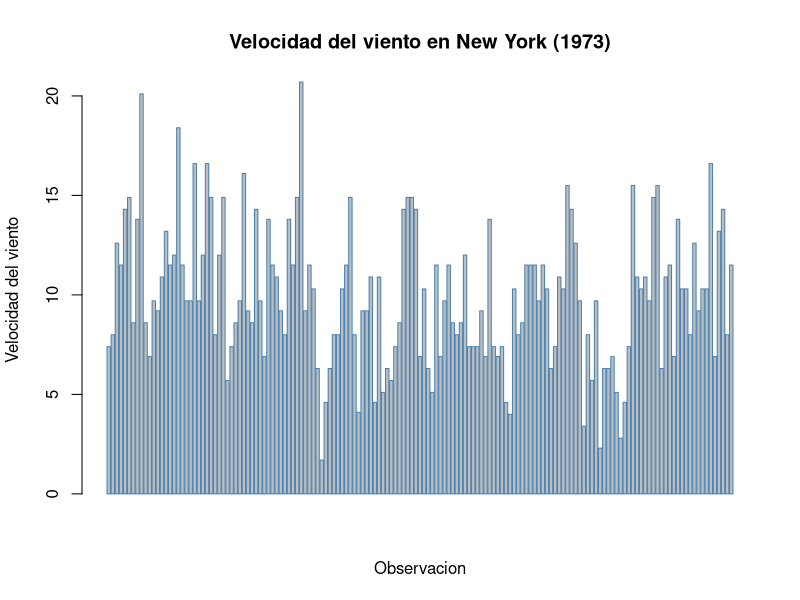
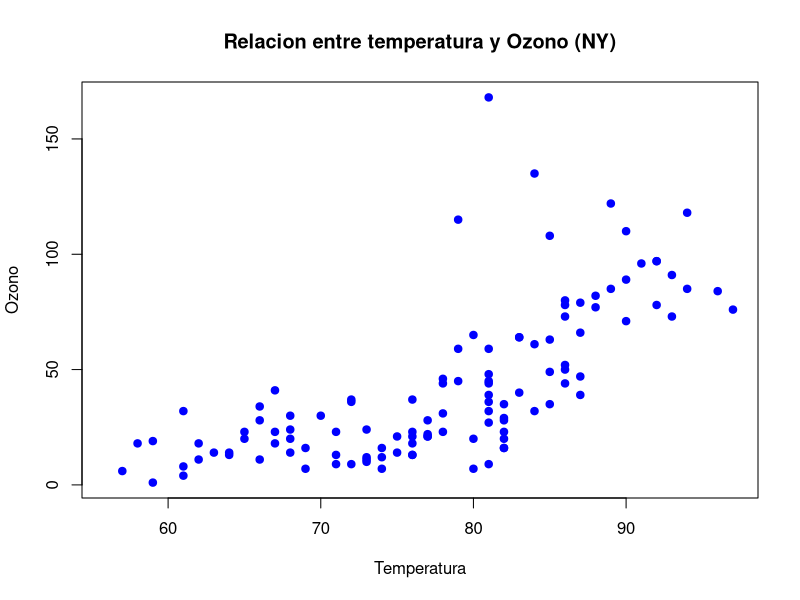
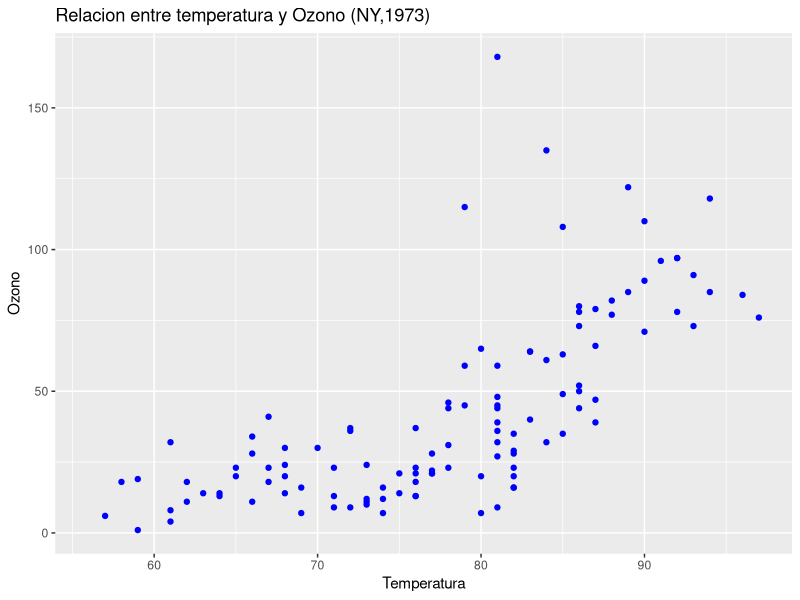
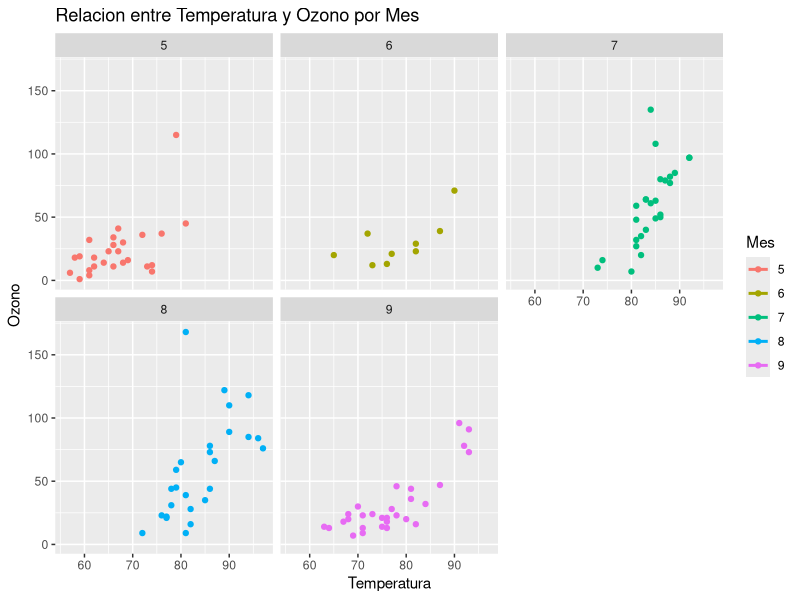

Write the R code that produced these figures, in order.
# ==============================================================================
# UNIVERSIDAD DE COSTA RICA  -  ESCUELA DE ESTADISTICA
# XS-0129  PROGRAMACION PARA ESTADISTICA I
# ------------------------------------------------------------------------------
# PRACTICA SEMANA 11: CONSTRUCCION DE GRAFICOS CON R
# MODALIDAD: TRABAJO COLABORATIVO EN GIT / GITHUB
# Valor: 1% adicional sobre nota de curso
# Fecha entrega máxima: martes 26/05/2026
# Entrega esperada: documento PDF con enlace a repositorio
# ==============================================================================
#
# Esta practica se realiza EN PAREJAS o EN GRUPOS DE TRES personas.
# El grupo entrega un UNICO archivo .R, pero administrado de forma colaborativa
# en un repositorio de GitHub. Cada integrante DEBE aportar al menos un ejercicio
# con sus propios commits, de modo que el historial demuestre la participacion
# individual de cada quien.
#
# ------------------------------------------------------------------------------
# DATOS DEL GRUPO
# ------------------------------------------------------------------------------
# Integrante A: Keylin Francinni Cervantes Mata   Carne: C4E080  GitHub: Cervantes-gif
# Integrante B: Esteban Vargas Rodriguez  Carne: C5K725  GitHub: stebanvr
# Integrante C: ______________________  Carne: __________  GitHub: ____________
#               (deje en blanco si el grupo es de dos personas)
#
# ------------------------------------------------------------------------------
# OBJETIVOS DE APRENDIZAJE
# ------------------------------------------------------------------------------
#   1. Construir e interpretar graficos con el paquete base de R.
#   2. Aplicar la gramatica de graficos del paquete ggplot2 por capas.
#   3. Representar informacion geografica mediante mapas en R.
#   4. INVESTIGAR de forma autonoma otras librerias de visualizacion de R,
#      documentarlas y compararlas con las herramientas vistas en clase.
#   5. Utilizar Git y GitHub para versionar y desarrollar codigo de forma
#      COLABORATIVA (clonar, ramas, commits, pull requests y fusiones).
#
# ==============================================================================
# INSTRUCCIONES GENERALES
# ==============================================================================
#   - Trabajen DENTRO de este mismo archivo .R. Escriban su codigo debajo de
#     cada enunciado, en las lineas marcadas con ">>> ESCRIBA SU CODIGO AQUI".
#   - NO borren los enunciados (lineas que inician con #). Forman parte de la
#     entrega y permiten evaluar la practica.
#   - Cuando se pida COMENTAR o INTERPRETAR, escriban la respuesta como
#     comentario (#) justo debajo del codigo correspondiente.
#   - El archivo debe ejecutarse SIN ERRORES de principio a fin. Verifiquenlo
#     con source() o Ctrl+Shift+Enter (RStudio) antes de la entrega final.
#   - Cada ejercicio indica su INTEGRANTE RESPONSABLE entre corchetes, por
#     ejemplo  [Responsable: Integrante B]. Esa persona debe escribir el codigo
#     y subirlo con SUS PROPIOS commits (ver Parte 5).
#   - Esta practica vale 100 puntos. La distribucion aparece en cada parte.
#   - Todos los ejercicios deben estar completos y no debe haber commits 
#     luego de las 11:59 de hoy 26/05/2026
#
# ------------------------------------------------------------------------------
# REPARTO DE EJERCICIOS ENTRE INTEGRANTES
# ------------------------------------------------------------------------------
#   Integrante A : Ej 1.1, Ej 1.4, Ej 2.1, Ej 2.4, Ej 3.2  + redacta el README
#   Integrante B : Ej 1.2, Ej 1.5, Ej 2.2, Ej 2.5, Ej 3.3  + Ficha 4.2
#   Integrante C : Ej 1.3, Ej 1.6, Ej 2.3, Ej 3.1, Ej 4.4
#   TODO EL GRUPO: Parte 0, Ej 4.1 (eleccion de libreria) y Ej 4.3 (ejemplo).
#
#   * SI EL GRUPO ES DE DOS PERSONAS: no existe Integrante C. Repartan sus
#     ejercicios de forma equitativa entre A y B y ANOTEN aqui como quedaron:
#     Ej 1.3 -> B  Ej 1.6 -> B  Ej 2.3 -> A   Ej 3.1 -> A
#     Ej 4.4 -> A
#
#   El reparto busca que cada persona practique graficos base, ggplot2 y mapas.
#   Esta permitido AYUDARSE entre integrantes, pero cada quien debe SUBIR con
#   sus propios commits los ejercicios de los que es responsable.
#
# ------------------------------------------------------------------------------
# CONJUNTOS DE DATOS
# ------------------------------------------------------------------------------
#   Se trabajara con datasets incluidos en la instalacion base de R, por lo que
#   NO se requiere descargar archivos. Exploren su documentacion con help():
#       help("airquality")   # calidad del aire (Nueva York, 1973)
#       help("mtcars")       # caracteristicas de 32 automoviles
#       help("iris")         # medidas de tres especies de flores
#       help("ToothGrowth")  # crecimiento dental en conejillos de indias
# ==============================================================================


# ==============================================================================
# PARTE 0 - PREPARACION DEL ENTORNO  (5 puntos)   [Responsable: TODO EL GRUPO]
# ==============================================================================
#
# 0.1  Limpien el entorno de trabajo y carguen los datos que utilizaran.
#      Verifiquen la estructura y un resumen de cada conjunto de datos.

rm(list = ls())          # limpia el entorno
data("airquality")
data("mtcars")
data("iris")
data("ToothGrowth")

# >>> ESCRIBA SU CODIGO AQUI: use str() y summary() sobre airquality y mtcars.

str(airquality)
summary(airquality)

str(mtcars)
summary(mtcars)

# 0.2  En un comentario, indiquen cuantas observaciones y cuantas variables
#      tiene 'airquality' y mencionen si contiene valores faltantes (NA).

nrow(airquality)
ncol(airquality)

sum(is.na(airquality))

#
# Respuesta 0.2: Airquality tiene 153 observaciones y 6 variales. Si contiene valores
# faltantes en total 44 variables NA


# ==============================================================================
# PARTE 1 - GRAFICOS BASE DE R  (25 puntos)
# ==============================================================================
# Recuerden los argumentos comunes de las funciones graficas base:
#   main  = titulo        xlab / ylab = etiquetas de ejes
#   col   = color         xlim / ylim = limites de los ejes
#   pch   = tipo de punto border = color del borde
# ------------------------------------------------------------------------------

# ------------------------------------------------------------------------------
# Ejercicio 1.1  GRAFICO DE BARRAS  (4 pts)        [Responsable: Integrante A]
# ------------------------------------------------------------------------------
# Construya un grafico de barras VERTICAL de la variable airquality$Wind.
# Asignele un titulo, una etiqueta de eje y un color de su eleccion.

# >>> ESCRIBA SU CODIGO AQUI:

#Ejercicio 1.1- Grafico de barras vertical de airquality$Wind

barplot(airquality$Wind,
        main = "Velocidad del viento en New York (1973)",
        xlab = "Observacion",
        ylab = "Velocidad del viento",
        border = "steelblue")


#Interpretacion Cervantes:  El grafico muestra la velocidad del viento registrada en los 153 dias. La ,ayoria de las observaciones se encuentran entre 7 y 15 mph. 
#Se observan algunos picos maximos que superan los 20 mph y muy pocos dias con viento cerca de 0 mph.



# ------------------------------------------------------------------------------
# Ejercicio 1.2  HISTOGRAMA  (4 pts)               [Responsable: Integrante B]
# ------------------------------------------------------------------------------
# Construya un histograma de airquality$Ozone. Modifique el argumento 'breaks'
# para obtener al menos dos versiones (por ejemplo breaks = 5 y breaks = 15).
# COMENTE como cambia la interpretacion al variar el numero de clases.

# >>> ESCRIBA SU CODIGO AQUI:



# Comentario 1.2: ______________________________________________________________



# ------------------------------------------------------------------------------
# Ejercicio 1.3  DIAGRAMA DE CAJAS  (4 pts)        [Responsable: Integrante C]
# ------------------------------------------------------------------------------
# Construya un diagrama de cajas de airquality$Temp SEGUN el mes (Temp ~ Month).
# Pista: use la formula  boxplot(Temp ~ Month, data = airquality, ...).
# Interprete: en que mes se observa la mayor temperatura mediana.

# >>> ESCRIBA SU CODIGO AQUI:



# Comentario 1.3: ______________________________________________________________



# ------------------------------------------------------------------------------
# Ejercicio 1.4  DIAGRAMA DE DISPERSION  (4 pts)   [Responsable: Integrante A]
# ------------------------------------------------------------------------------
# Construya un grafico de dispersion entre airquality$Temp (eje X) y
# airquality$Ozone (eje Y). Use pch = 19 y describa la relacion observada.

# >>> ESCRIBA SU CODIGO AQUI:

#Ejercicio 1.4

plot(airquality$Temp,
     airquality$Ozone,
     main = "Relacion entre temperatura y Ozono (NY)",
     xlab = "Temperatura",
     ylab = "Ozono",
     pch = 19,
     col = "blue")


# Comentario 1.4: Se observa una relacion positiva entre la temperatura y el nivel de ozono, a mayor
# temperatura, tiende a mayor concentracion de ozono. La relacion no es perfectamente lineal pero si hay una
# tendencia clara de aumento 


# ------------------------------------------------------------------------------
# Ejercicio 1.5  GRAFICO DE PIE  (4 pts)           [Responsable: Integrante B]
# ------------------------------------------------------------------------------
# A partir de mtcars, cuente cuantos automoviles tienen 4, 6 y 8 cilindros
# (variable 'cyl') y represente esa distribucion en un grafico de pie.
# Agregue al grafico el PORCENTAJE correspondiente a cada categoria.
# Pista: table(mtcars$cyl) y construya las etiquetas con paste0() y round().

# >>> ESCRIBA SU CODIGO AQUI:



# ------------------------------------------------------------------------------
# Ejercicio 1.6  MULTIPLES GRAFICOS Y EXPORTACION  (5 pts)  [Resp.: Integrante C]
# ------------------------------------------------------------------------------
# a) Use par(mfrow = c(1, 2)) para colocar DOS graficos base de su eleccion
#    lado a lado. Restablezca el panel con par(mfrow = c(1, 1)) al terminar.
# b) Exporte uno de sus graficos a un archivo PNG usando png() ... dev.off().
#    IMPORTANTE: agregue ese .png al .gitignore (vea la Parte 5) para NO
#    versionar imagenes generadas automaticamente.

# >>> ESCRIBA SU CODIGO AQUI:



# ==============================================================================
# PARTE 2 - GRAFICOS CON ggplot2  (20 puntos)
# ==============================================================================
# Recuerden la estructura por CAPAS de la gramatica de graficos:
#   ggplot(datos, aes(...)) +   # datos + mapeo estetico
#       geom_*()            +   # geometria (puntos, barras, lineas...)
#       scale_*()           +   # escalas (colores, ejes)
#       facet_*()           +   # paneles por subconjuntos
#       labs()              +   # titulos y etiquetas
#       theme_*()               # apariencia general
# ------------------------------------------------------------------------------

# 2.0  Instalen (si es necesario) y carguen el paquete.
# install.packages("ggplot2")   # descomente solo si aun no lo tiene instalado
library(ggplot2)

# ------------------------------------------------------------------------------
# Ejercicio 2.1  PRIMER GRAFICO ggplot2  (4 pts)   [Responsable: Integrante A]
# ------------------------------------------------------------------------------
# Reproduzca el diagrama de dispersion del Ejercicio 1.4 (Temp vs Ozone) pero
# ahora con ggplot2 y geom_point().

# >>> ESCRIBA SU CODIGO AQUI:

ggplot(airquality,
       aes(x = Temp, y = Ozone)) +
  geom_point(color = "blue", 
             pch = 19) +
  labs(title = "Relacion entre temperatura y Ozono (NY,1973)",
       x = "Temperatura",
       y = "Ozono")




# ------------------------------------------------------------------------------
# Ejercicio 2.2  MAPEO ESTETICO  (4 pts)           [Responsable: Integrante B]
# ------------------------------------------------------------------------------
# Al grafico anterior, agregue dentro de aes() el COLOR del punto segun el mes.
# Pista: como 'Month' es numerica, conviertala con factor(Month).
# COMENTE que aporta esta tercera variable a la lectura del grafico.

# >>> ESCRIBA SU CODIGO AQUI:



# Comentario 2.2: ______________________________________________________________



# ------------------------------------------------------------------------------
# Ejercicio 2.3  GEOMETRIAS ADICIONALES Y FACETAS  (4 pts)  [Resp.: Integrante A]
# ------------------------------------------------------------------------------
# Sobre el grafico del 2.2, agregue:
#   - una capa geom_smooth(method = "lm") para mostrar la tendencia lineal;
#   - un facet_wrap(~ Month) para separar un panel por mes.

# >>> ESCRIBA SU CODIGO AQUI:

ggplot(airquality, aes(x= Temp,
                       y= Ozone,
                       color = factor(Month))) +
  geom_point(pch = 19) +
  geom_smooth(method = "Im", se= FALSE) + # el method Im dibuja una linea de tendencia lineal sobre los puntos 
  facet_wrap(~ Month) + # lo que haces es que separa los meses en 5 partes de mayo a septiembre
  labs(title = "Relacion entre Temperatura y Ozono por Mes",
       x = "Temperatura",
       y = "Ozono",
       color = "Mes")



# ------------------------------------------------------------------------------
# Ejercicio 2.4  GRAFICO DE BARRAS CON ggplot2  (4 pts)  [Resp.: Integrante A]
# ------------------------------------------------------------------------------
# Con el dataset 'iris', construya un grafico de barras que muestre el promedio
# de Sepal.Length por especie (Species). Use stat = "summary", fun = "mean".

# >>> ESCRIBA SU CODIGO AQUI:



# ------------------------------------------------------------------------------
# Ejercicio 2.5  PERSONALIZACION COMPLETA  (4 pts) [Responsable: Integrante B]
# ------------------------------------------------------------------------------
# Tome cualquiera de los graficos anteriores y combine TODAS las capas:
# labs() con titulo, subtitulo, etiquetas de ejes y fuente; un scale_*() para
# personalizar colores; y un theme_*() distinto al predeterminado.

# >>> ESCRIBA SU CODIGO AQUI:



# ==============================================================================
# PARTE 3 - GRAFICOS CON MAPAS  (15 puntos)
# ==============================================================================
# 3.0  Instalen (si es necesario) y carguen el paquete 'maps'.
# install.packages("maps", dep = TRUE)   # descomente si aun no lo tiene
library(maps)

# ------------------------------------------------------------------------------
# Ejercicio 3.1  MAPA BASE  (5 pts)                [Responsable: Integrante C]
# ------------------------------------------------------------------------------
# Dibuje el mapa del mundo con map(database = "world").
# Luego dibuje UNICAMENTE el mapa de un pais a su eleccion.
# Pista: map("world", regions = "Costa Rica", fill = TRUE, col = "lightgreen").

# >>> ESCRIBA SU CODIGO AQUI:



# ------------------------------------------------------------------------------
# Ejercicio 3.2  MAPA POLIGONAL CON ggplot2  (5 pts)  [Resp.: Integrante A]
# ------------------------------------------------------------------------------
# Use map_data() para obtener el contorno de un pais o region y dibujelo con
# ggplot2 + geom_polygon(). Aplique coord_quickmap() para corregir la escala.
# Pista:
#   region <- map_data("world", region = "Costa Rica")
#   ggplot(region, aes(long, lat, group = group)) +
#       geom_polygon(...) + coord_quickmap()

# >>> ESCRIBA SU CODIGO AQUI:



# ------------------------------------------------------------------------------
# Ejercicio 3.3  AGREGAR PUNTOS AL MAPA  (5 pts)   [Responsable: Integrante B]
# ------------------------------------------------------------------------------
# Sobre el mapa anterior, agregue uno o varios puntos con coordenadas conocidas
# (por ejemplo, la ciudad donde vive cada integrante del grupo). Use geom_point()
# y, opcionalmente, geom_text() o annotate() para etiquetar el punto.
# Pista: San Jose, Costa Rica  ->  long = -84.09, lat = 9.93

# >>> ESCRIBA SU CODIGO AQUI:



# ==============================================================================
# PARTE 4 - INVESTIGACION: OTRAS LIBRERIAS DE GRAFICOS EN R  (20 puntos)
# ==============================================================================
#
# El ecosistema de R ofrece MUCHAS librerias de visualizacion mas alla del
# paquete base, ggplot2 y maps. En esta parte el grupo debera INVESTIGAR de
# forma autonoma y aplicar una de ellas.
#
# ------------------------------------------------------------------------------
# 4.1  SELECCION DE LA LIBRERIA  (2 pts)           [Responsable: TODO EL GRUPO]
# ------------------------------------------------------------------------------
# Elijan UNA libreria de la siguiente lista (o propongan otra y consultenla con
# la persona docente). Anoten su eleccion en el comentario indicado.
#
#   GRAFICOS INTERACTIVOS
#     - plotly        : convierte graficos en interactivos (zoom, hover).
#     - highcharter   : graficos interactivos basados en Highcharts.
#     - dygraphs      : series de tiempo interactivas.
#
#   EXTENSIONES DE ggplot2
#     - ggridges      : graficos de densidad superpuestos ("joyplots").
#     - gganimate     : animaciones a partir de graficos ggplot2.
#     - patchwork     : combina varios graficos ggplot2 en un mismo panel.
#     - ggpubr        : graficos con apariencia "lista para publicar".
#     - ggthemes      : temas y paletas adicionales para ggplot2.
#
#   MAPAS INTERACTIVOS
#     - leaflet       : mapas interactivos con marcadores y capas.
#     - tmap          : mapas tematicos (modo estatico e interactivo).
#
#   GRAFICOS ESPECIALIZADOS
#     - corrplot      : visualizacion de matrices de correlacion.
#     - treemap       : mapas de arbol (treemaps) jerarquicos.
#     - GGally        : matrices de graficos y graficos de pares.
#     - wordcloud     : nubes de palabras.
#     - lattice       : sistema de graficos alternativo (graficos en celosia).
#
# Libreria elegida: ____________________________________________________________
# Justifiquen en una o dos lineas por que la eligieron:
#   ___________________________________________________________________________
#
# ------------------------------------------------------------------------------
# 4.2  FICHA DE DOCUMENTACION  (6 pts)             [Responsable: Integrante B]
# ------------------------------------------------------------------------------
# Investiguen en la documentacion oficial (CRAN, viñetas, sitio del paquete) y
# COMPLETEN la siguiente ficha como comentarios. Indiquen las fuentes.
#
#   a) Nombre del paquete y autor(es) principales:
#      _________________________________________________________________________
#   b) Para que tipo de visualizaciones se utiliza:
#      _________________________________________________________________________
#   c) Funcion(es) principal(es) del paquete y que hace cada una:
#      _________________________________________________________________________
#   d) Una ventaja y una limitacion frente al paquete base o ggplot2:
#      Ventaja:    ______________________________________________________________
#      Limitacion: ______________________________________________________________
#   e) Fuentes consultadas (al menos dos, con su enlace):
#      1) _______________________________________________________________________
#      2) _______________________________________________________________________
#
# ------------------------------------------------------------------------------
# 4.3  EJEMPLO APLICADO  (8 pts)                   [Responsable: TODO EL GRUPO]
# ------------------------------------------------------------------------------
# Instalen y carguen la libreria elegida. Luego construyan UN grafico funcional
# con alguno de los datasets de esta practica (airquality, mtcars, iris o
# ToothGrowth). El grafico debe tener titulo y etiquetas de ejes claras.
# Documenten cada paso con comentarios.
#
# SUGERENCIA DE COLABORACION: este ejercicio es del grupo completo. Trabajenlo
# en una rama compartida (por ejemplo 'feature/parte4') y resuelvan en conjunto
# cualquier conflicto de fusion que aparezca.

# install.packages("__________")   # escriba aqui el nombre de su libreria
# library(__________)

# >>> ESCRIBA SU CODIGO AQUI:



# ------------------------------------------------------------------------------
# 4.4  COMPARACION Y REFLEXION  (4 pts)            [Responsable: Integrante C]
# ------------------------------------------------------------------------------
# Reproduzca un grafico EQUIVALENTE o lo mas parecido posible al del punto 4.3
# usando el paquete base o ggplot2. Luego responda en comentarios:
#
#   a) Que diferencias noto en la cantidad y claridad del codigo:
#      _________________________________________________________________________
#   b) En que situacion recomendaria usar la libreria investigada y en cual
#      preferiria el paquete base o ggplot2:
#      _________________________________________________________________________

# >>> ESCRIBA AQUI EL GRAFICO EQUIVALENTE CON BASE O ggplot2:



# ==============================================================================
# PARTE 5 - TRABAJO COLABORATIVO CON GIT Y GITHUB  (15 puntos)
# ==============================================================================
#
# Esta parte NO se "programa" en R: se EVIDENCIA en el repositorio de GitHub del
# grupo. Sigan el flujo de trabajo descrito abajo. Todos los comandos de Git se
# escriben en la TERMINAL del sistema (no en la consola de R), o pueden usar el
# panel Git de RStudio / GitHub Desktop si lo prefieren.
#
# ------------------------------------------------------------------------------
# 5.1  CREACION Y CONFIGURACION DEL REPOSITORIO  (4 pts)
# ------------------------------------------------------------------------------
# a) UNA sola persona del grupo crea en GitHub un repositorio llamado:
#       XS0129-P11-Apellido1-Apellido2
#    Configurelo como público e inicialicelo con un archivo README.md.
#
# b) Esa persona agrega como COLABORADORES (Settings > Collaborators) a:
#       - cada integrante del grupo (con su usuario de GitHub), y
#       - el usuario de la persona docente:  __________________ (a indicar).
#
# c) Cada integrante CLONA el repositorio en su computadora:
#       git clone https://github.com/usuario/XS0129-P11-Apellido1-Apellido2.git
#
# d) Coloquen este archivo .R dentro del repositorio y configuren su identidad
#    (la primera vez en cada computadora):
#       git config --global user.name  "Nombre Apellido"
#       git config --global user.email "correo@ucr.ac.cr"
#
# ------------------------------------------------------------------------------
# 5.2  ARCHIVOS DEL REPOSITORIO  (3 pts)
# ------------------------------------------------------------------------------
# El repositorio debe contener al menos:
#   - Practica_Semana_11_-_Graficos_en_R.R   (este archivo)
#   - README.md   : redactado por el Integrante A. Debe incluir el nombre del
#                   curso, los integrantes del grupo y una breve descripcion.
#   - .gitignore  : debe ignorar archivos generados (por ejemplo *.png del
#                   Ejercicio 1.6, la carpeta .Rproj.user/ y el archivo .Rhistory).
#
#   Contenido sugerido para .gitignore:
#       .Rhistory
#       .RData
#       .Rproj.user/
#       *.png
#
# ------------------------------------------------------------------------------
# 5.3  FLUJO DE TRABAJO POR RAMAS Y COMMITS  (5 pts)
# ------------------------------------------------------------------------------
# Cada integrante trabaja sus ejercicios asignados en SU PROPIA RAMA y luego
# los integra mediante un Pull Request. Pasos para cada integrante:
#
#   1) Actualizar la rama principal y crear la rama personal:
#        git checkout main
#        git pull origin main
#        git checkout -b parte-integranteA      # use su letra: A, B o C
#
#   2) Escribir el codigo de SUS ejercicios en este archivo y guardarlo.
#
#   3) Registrar el avance con commits. Haga UN COMMIT POR EJERCICIO, usando
#      mensajes claros que incluyan el numero del ejercicio. Ejemplos:
#        git add Practica_Semana_11_-_Graficos_en_R.R
#        git commit -m "Ej 1.1: grafico de barras vertical de Wind"
#        git commit -m "Ej 2.1: dispersion Temp vs Ozone con ggplot2"
#
#   4) Subir la rama al repositorio remoto:
#        git push origin parte-integranteA
#
#   5) En GitHub, abrir un PULL REQUEST de su rama hacia 'main'. Otro
#      integrante debe REVISARLO y aprobarlo antes de fusionarlo (merge).
#
# REQUISITO MINIMO VERIFICABLE: en el historial (git log o la pestaña Insights
# de GitHub) debe constar que CADA integrante realizo, como minimo, UN commit
# por cada ejercicio del que es responsable, con su propia cuenta de GitHub.
#
# ------------------------------------------------------------------------------
# 5.4  RESOLUCION DE CONFLICTOS Y BITACORA  (3 pts)
# ------------------------------------------------------------------------------
# Como todos editan el mismo archivo, es probable que aparezca al menos un
# CONFLICTO DE FUSION al hacer merge. Resuelvanlo en conjunto y, una vez
# terminada la practica, completen abajo una breve bitacora del trabajo.
#
#   BITACORA DEL GRUPO (responder como comentarios):
#   a) Cuantas ramas y cuantos pull requests crearon en total:
#      _________________________________________________________________________
#   b) Describan brevemente un conflicto de fusion que enfrentaron y como lo
#      resolvieron (o expliquen como lo evitaron):
#      _________________________________________________________________________
#   c) Que aprendio el grupo sobre el trabajo colaborativo con Git:
#      _________________________________________________________________________
#
# ==============================================================================
# RUBRICA DE EVALUACION (resumen)
# ==============================================================================
#   Parte 0  - Preparacion del entorno ............................   5 pts
#   Parte 1  - Graficos base de R .................................  25 pts
#   Parte 2  - Graficos con ggplot2 ...............................  20 pts
#   Parte 3  - Graficos con mapas .................................  15 pts
#   Parte 4  - Investigacion de otras librerias ...................  20 pts
#   Parte 5  - Trabajo colaborativo con Git y GitHub ..............  15 pts
#                                                            TOTAL = 100 pts
#
#   CONSIDERACIONES SOBRE LA NOTA DE GRUPO:
#   - Se descuentan hasta 5 puntos si el archivo NO se ejecuta completo sin
#     errores o si se eliminan los enunciados originales.
#   - El historial de commits es individual: si un integrante NO presenta
#     commits propios de sus ejercicios asignados, esos puntos NO se le
#     acreditan, aunque el ejercicio aparezca resuelto en el archivo final.
#   - La entrega consiste en compartir la URL del repositorio (con la persona
#     docente ya agregada como colaboradora). NO se reciben archivos por correo.
#
# ==============================================================================
# FIN DE LA PRACTICA - SEMANA 11
# ==============================================================================
